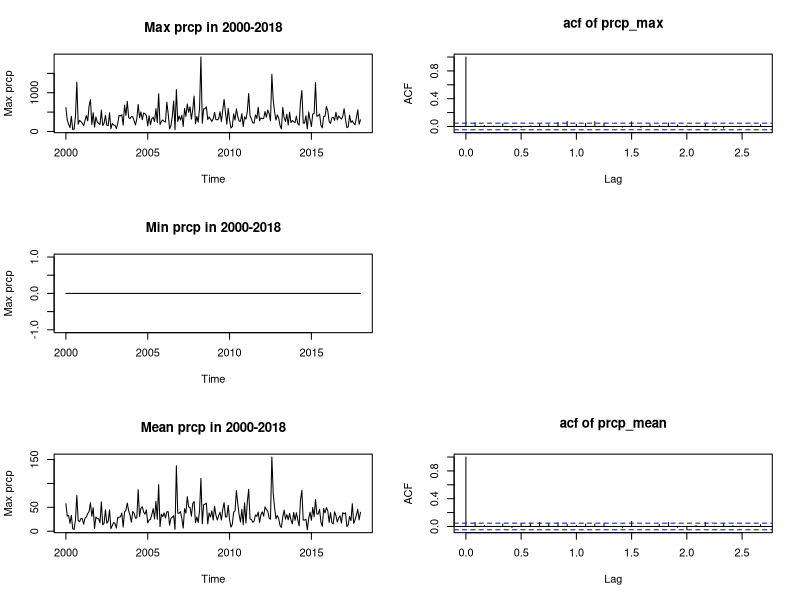
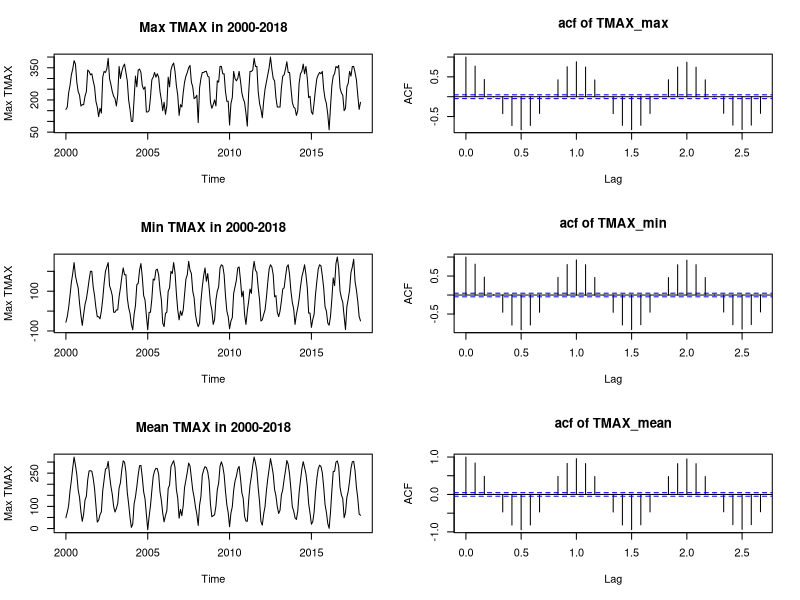
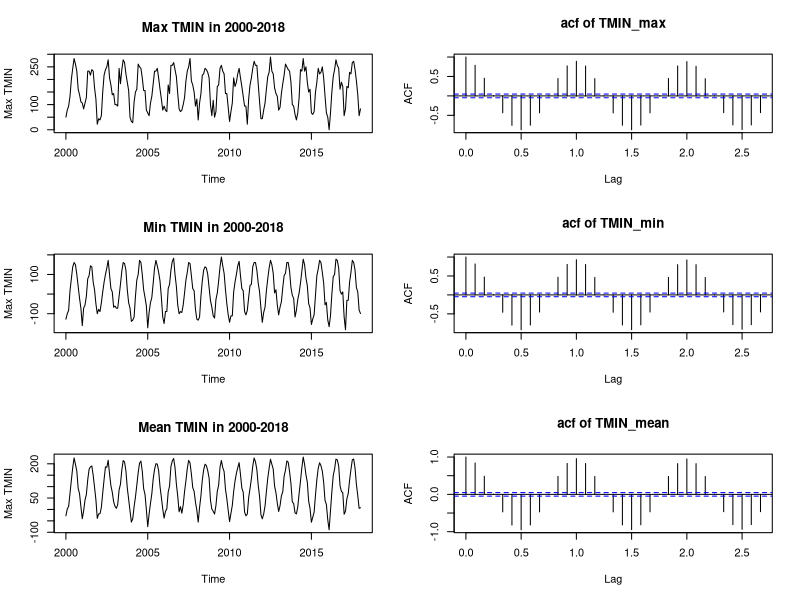

Generate these figures, in order, with R: (Note: this script raises an error after producing the figures.)
## ---- chunk 1
options(warn=-1)
PRCP = read.csv("prcp_month.csv", row.names = 1)
TMAX = read.csv("TMAX_month.csv", row.names = 1)
TMIN = read.csv("TMIN_month.csv", row.names = 1)
## ---- chunk 2
##pdf("PRCP_TS_and_ACF.pdf") 
prcp_max_ts = ts(as.vector(PRCP$max),start = 1877, end = 2018, frequency = 12)
prcp_min_ts = ts(as.vector(PRCP$min),start = 1877, end = 2018, frequency = 12)
prcp_mean_ts = ts(as.vector(PRCP$mean),start = 1877, end = 2018, frequency = 12)
par(mfrow = c(3,2))
## plot(prcp_max_ts, main="Max prcp in 1877-2018")
plot(ts(as.vector(PRCP$max)[1465:1693],start = 2000, end = 2018, frequency = 12) ,ylab="Max prcp", main="Max prcp in 2000-2018")
acf(prcp_max_ts, main = "acf of prcp_max")

## plot(prcp_min_ts, main="Min prcp in 1877-2018")
plot(ts(as.vector(PRCP$min)[1465:1693],start = 2000, end = 2018, frequency = 12) ,ylab="Max prcp", main="Min prcp in 2000-2018")
# acf(prcp_min_ts, main = "acf of prcp_min")
plot.new()

## plot(prcp_mean_ts, main="Mean prcp in 1877-2018")
plot(ts(as.vector(PRCP$mean)[1465:1693],start = 2000, end = 2018, frequency = 12) ,ylab="Max prcp",main="Mean prcp in 2000-2018")
acf(prcp_mean_ts, main = "acf of prcp_mean")

## dev.off()
## ---- chunk 3

## pdf("TMAX_TS_and_ACF.pdf")

TMAX_max_ts = ts(as.vector(TMAX$max),start = 1877, end = 2018, frequency = 12)
TMAX_min_ts = ts(as.vector(TMAX$min),start = 1877, end = 2018, frequency = 12)
TMAX_mean_ts = ts(as.vector(TMAX$mean),start = 1877, end = 2018, frequency = 12)
par(mfrow = c(3,2))
## plot(TMAX_max_ts, main="Max TMAX in 1877-2018")
plot(ts(as.vector(TMAX$max)[1465:1693],start = 2000, end = 2018, frequency = 12) ,ylab="Max TMAX", main="Max TMAX in 2000-2018")
acf(TMAX_max_ts, main = "acf of TMAX_max")

## plot(TMAX_min_ts, main="Min TMAX in 1877-2018")
plot(ts(as.vector(TMAX$min)[1465:1693],start = 2000, end = 2018, frequency = 12) ,ylab="Max TMAX", main="Min TMAX in 2000-2018")
acf(TMAX_min_ts, main = "acf of TMAX_min")

## plot(TMAX_mean_ts, main="Mean TMAX in 1877-2018")
plot(ts(as.vector(TMAX$mean)[1465:1693],start = 2000, end = 2018, frequency = 12) ,ylab="Max TMAX",main="Mean TMAX in 2000-2018")
acf(TMAX_mean_ts, main = "acf of TMAX_mean")

## dev.off()
## ---- chunk 4
## pdf("TMIN_TS_and_ACF.pdf")
TMIN_max_ts = ts(as.vector(TMIN$max),start = 1877, end = 2018, frequency = 12)
TMIN_min_ts = ts(as.vector(TMIN$min),start = 1877, end = 2018, frequency = 12)
TMIN_mean_ts = ts(as.vector(TMIN$mean),start = 1877, end = 2018, frequency = 12)
par(mfrow = c(3,2))
## plot(TMIN_max_ts, main="Max TMIN in 1877-2018")
plot(ts(as.vector(TMIN$max)[1465:1693],start = 2000, end = 2018, frequency = 12) ,ylab="Max TMIN", main="Max TMIN in 2000-2018")
acf(TMIN_max_ts, main = "acf of TMIN_max")

## plot(TMIN_min_ts, main="Min TMIN in 1877-2018")
plot(ts(as.vector(TMIN$min)[1465:1693],start = 2000, end = 2018, frequency = 12) ,ylab="Max TMIN", main="Min TMIN in 2000-2018")
acf(TMIN_min_ts, main = "acf of TMIN_min")


## plot(TMIN_mean_ts, main="Mean TMIN in 1877-2018")
plot(ts(as.vector(TMIN$mean)[1465:1693],start = 2000, end = 2018, frequency = 12) ,ylab="Max TMIN",main="Mean TMIN in 2000-2018")
acf(TMIN_mean_ts, main = "acf of TMIN_mean")

## dev.off()
## ---- chunk 5
knitr::include_graphics("PRCP_MAX.jpg")
## ---- chunk 6
knitr::include_graphics("TMAX_MAX.jpg")
## ---- chunk 7
knitr::include_graphics("TMIN_MIN.jpg")
